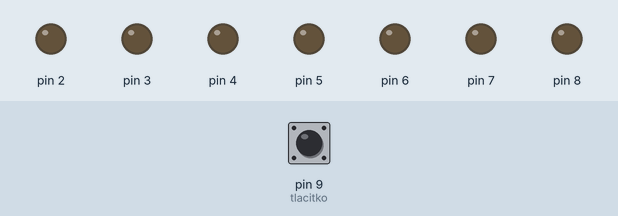
Simulated run of this sketch. Board: Arduino Uno, built with avr-gcc and run on an emulated ATmega328P. Parts: output pins drawn as LEDs (lit = HIGH). The test bench sets the inputs (shaded band); at power-on: pin 9 (tlacitko) LOW. Random numbers use the default seed unless the sketch sets one.

Above: at 1.2 s.
1.3 s: pin 9 (tlacitko) driven HIGH
At 2.5 s:
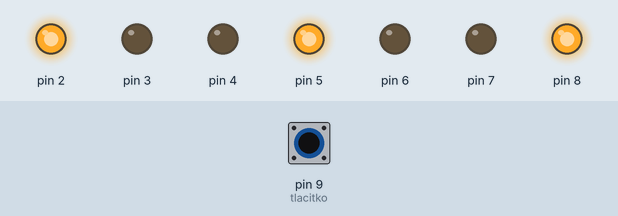
2.8 s: pin 9 (tlacitko) pulsed LOW 5 times (0.12 s each, 0.3 s apart)
At 4.4 s:
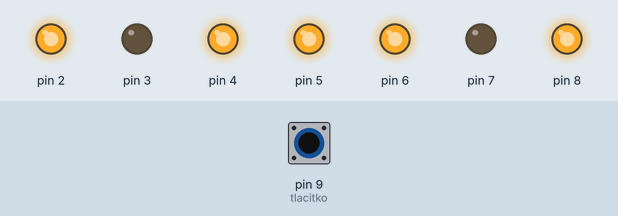
5.8 s: pin 9 (tlacitko) pulsed LOW 2 times (0.12 s each, 0.3 s apart)
At 6.9 s:
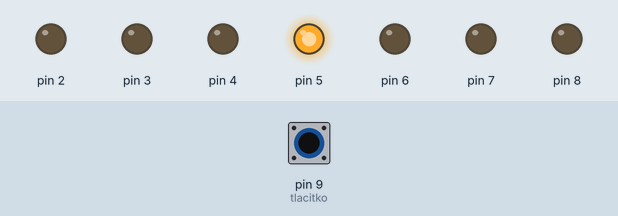
Timing chart, 0 to 8.8 s (numbered marks = the images above; inputs shaded):
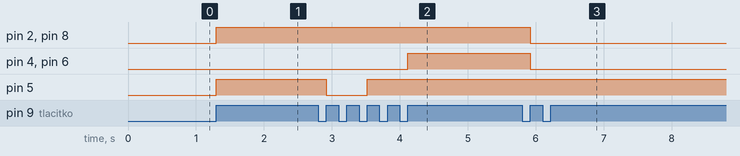

The sketch:

kostka.ino
```cpp
//hraci kostka
//pri stisku tlacitka se na ledkach rozsviti "hozene" cislo

byte tlacitko = 9; //vstup tlacitka na pin 9

//dioda2--------------dioda6 ||rozlozeni diod na kostce||
//dioda3----dioda5----dioda7
//dioda4--------------dioda8

byte cisla[6][7] = {{0, 0, 0, 1, 0, 0, 0}, //1
  {1, 0, 0, 0, 0, 0, 1}, //2
  {1, 0, 0, 1, 0, 0, 1}, //3
  {1, 0, 1, 0, 1, 0, 1}, //4
  {1, 0, 1, 1, 1, 0, 1}, //5
  {1, 1, 1, 0, 1, 1, 1} //6
};

byte ledky[7] {2, 3, 4, 5, 6, 7, 8}; //vystupy ledek na pinech 2 -8
byte randn; //promena pro generaci nahodneho cisla (pro vrh kostkou)

bool aktualniStavTlacitka; //promenna pro ulozeni aktualniho stavu tlacitka
bool minulyStavTlacitka = 0; //promenna pro ulozeni predchoziho stavu tlacitka

void setup() {
  randomSeed(analogRead(A0)); //nahodne cislo bude generovano z sumu na anal. pinu A0
  pinMode(tlacitko, INPUT); //vstup tlacitka na pin 9
  //Serial.begin(9600); //zahajeni seriove komunikace

  for (int i = 0; i <= 6; i = i + 1) {
    pinMode(ledky[i], OUTPUT); //vystupy ledek na pinech 2 -8
  }
}

void loop() {
  aktualniStavTlacitka = digitalRead(tlacitko); //zjisteni aktualniho stavu tlacitka

  if (aktualniStavTlacitka == 1 && minulyStavTlacitka == 0) {
    for (int i = 0; i <= 6; i = i + 1) {
      digitalWrite(ledky[i], LOW); //pokud prisla kladna hrana signalu, ledky zhasnou
    }

    randn = random(0, 6); //vygenerovani nahodneho cisla od 0 do 6, tedy cele cislo od 0 do 5

    for (int i = 0; i <= 6; i = i + 1) {
      if (cisla[randn][i] == 1) {
        digitalWrite(ledky[i], HIGH); //rozsviceni hozeneho cisla na ledkach
      }
    }
    delay(300);
  }
  //Serial.println(randn);
  minulyStavTlacitka = aktualniStavTlacitka; //zmena stavu tlacitka

}
```

Measured:
- after the input at 1.3 s, pin 2, pin 5, pin 8: LOW → HIGH at once
- after the input at 2.8 s, pin 4, pin 6: LOW → HIGH after 1.3 s; pin 5: HIGH → LOW after 0.12 s, → HIGH 0.60 s later
- after the input at 5.8 s, pin 2, pin 4, pin 6, pin 8: HIGH → LOW after 0.12 s
